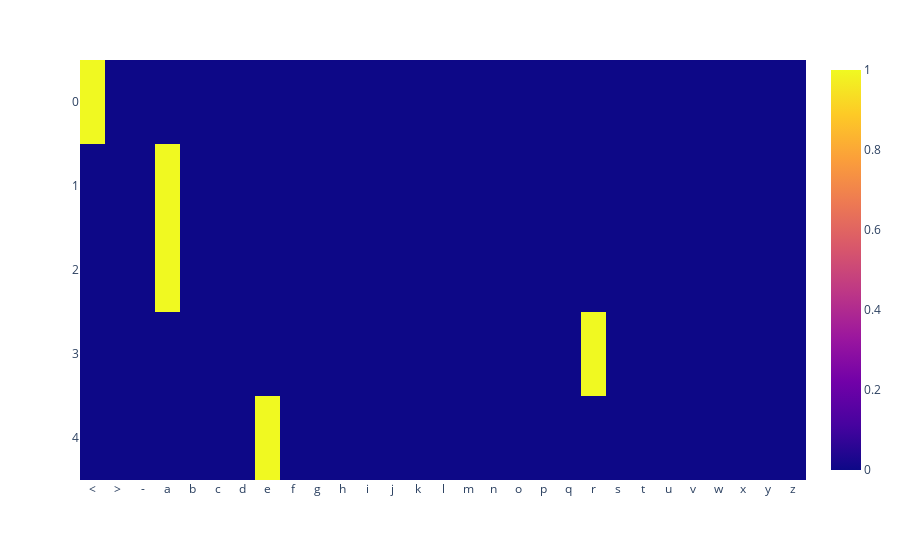

Notebook source saved alongside this figure:
### Code cell
# let's go ahead and take a few examples as we walk through
X_enc = X_enc[:5]

tensor_utils.debug_tensor(X_enc)

print(list(get_bigrams_from_word(words[0])))

px.imshow(X_enc.numpy(), x=unique_chars)

### Figure 1 — Plotly figure (JSON) as saved in the notebook; plotly's stock layout.template omitted (floating-point values rounded to 4 significant figures; data arrays with more than 128 entries replaced by an {"elided": "..."} marker saying what was removed)
{"data": [{"coloraxis": "coloraxis", "hovertemplate": "x: %{x}<br>y: %{y}<br>color: %{z}<extra></extra>", "name": "0", "type": "heatmap", "x": ["<", ">", "-", "a", "b", "c", "d", "e", "f", "g", "h", "i", "j", "k", "l", "m", "n", "o", "p", "q", "r", "s", "t", "u", "v", "w", "x", "y", "z"], "xaxis": "x", "yaxis": "y", "z": {"elided": "5x29 int values"}}], "layout": {"coloraxis": {"colorscale": [[0, "#0d0887"], [0.1111, "#46039f"], [0.2222, "#7201a8"], [0.3333, "#9c179e"], [0.4444, "#bd3786"], [0.5556, "#d8576b"], [0.6667, "#ed7953"], [0.7778, "#fb9f3a"], [0.8889, "#fdca26"], [1, "#f0f921"]]}, "margin": {"t": 60}, "xaxis": {"anchor": "y", "constrain": "domain", "domain": [0, 1], "scaleanchor": "y"}, "yaxis": {"anchor": "x", "autorange": "reversed", "constrain": "domain", "domain": [0, 1]}}}
